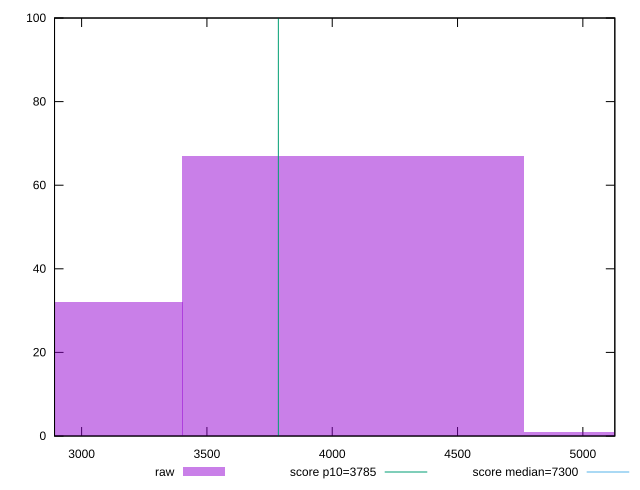

The gnuplot source for this figure:
reset

$raw <<EOF
5444.084601246527 1
2722.0423006232636 32
4083.0634509348956 67
EOF

set key outside below
set boxwidth 1361.0211503116318
set xrange [2891.93275:5127.5520000000015]
set yrange [0:100]
set trange [0:100]
set style fill transparent solid 0.5 noborder

set parametric
set terminal svg size 640, 490 enhanced background rgb 'white'
set output "report_00017_2021-02-10T15-08-03.406Z/interactive/samples/pages+cached+noadtech+nomedia+nocss/raw/histogram.svg"

plot $raw title "raw" with boxes, \
     3785,t title "score p10=3785", \
     7300,t title "score median=7300"

reset
